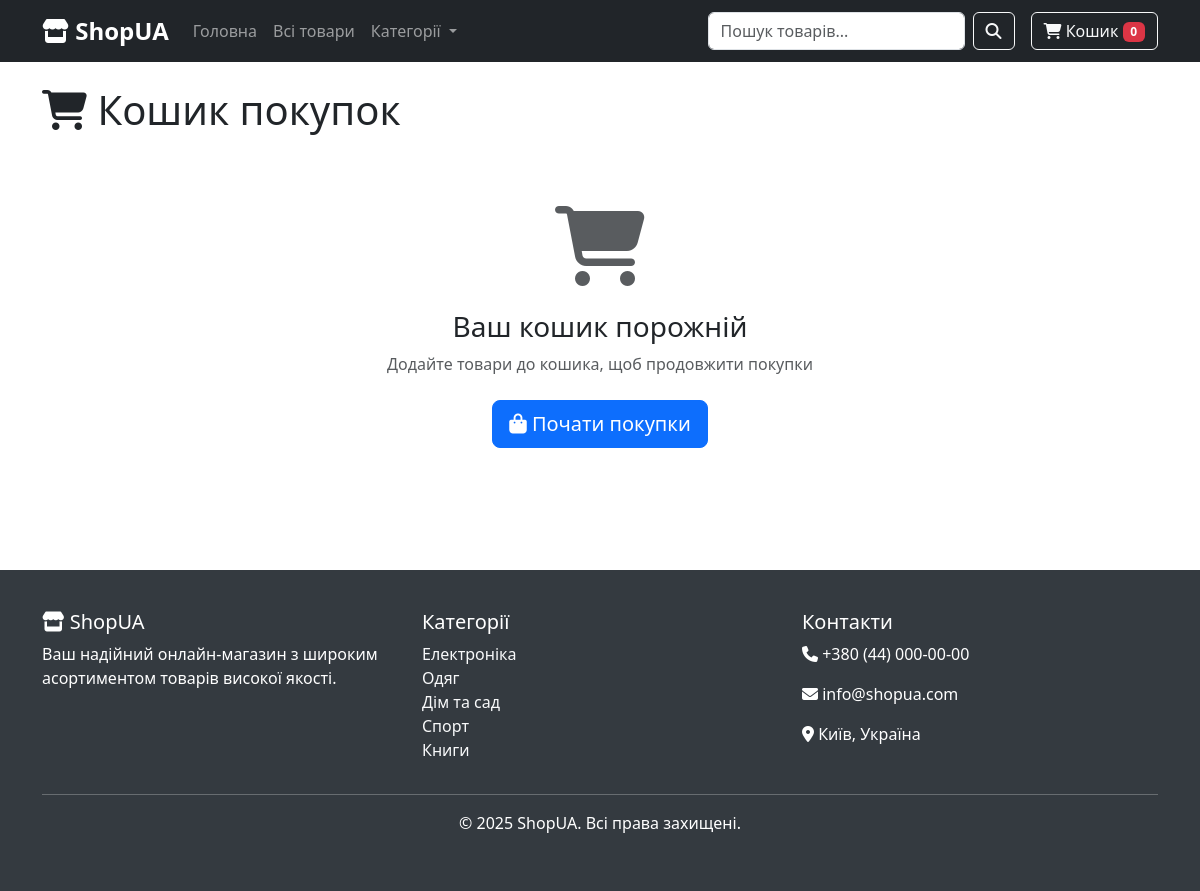
The page /cart on the database its author committed.
### tables this page shows
CREATE TABLE categories (
                id INTEGER PRIMARY KEY AUTOINCREMENT,
                name TEXT NOT NULL UNIQUE,
                description TEXT
            );

### app.py (the view)
@app.route("/cart")
def cart():
    session_id = get_session_id()
    cart_items = db.get_cart_items(session_id)
    cart_total = db.get_cart_total(session_id)
    return render_template("cart.html",
                           cart_items=cart_items,
                           cart_total=cart_total)

### app.py (called while the page is built)
def get_session_id():
    if 'session_id' not in session:
        session['session_id'] = str(uuid.uuid4())
    return session['session_id']

@app.context_processor
def inject_categories():
    return dict(categories=db.get_all_categories())

@app.context_processor
def inject_cart_count():
    session_id = get_session_id()
    cart_count = db.get_cart_count(session_id)
    return dict(cart_count=cart_count)

### data_module.py (called while the page is built)
def connect():
    return sqlite3.connect(DB_NAME)

def get_all_categories():
    with connect() as conn:
        cur = conn.cursor()
        cur.execute('SELECT * FROM categories')
        return cur.fetchall()

def get_cart_items(session_id):
    with connect() as conn:
        cur = conn.cursor()
        cur.execute('''
            SELECT c.id, c.product_id, c.quantity, p.name, p.price, p.description,
                   (c.quantity * p.price) as total_price
            FROM cart c
            JOIN products p ON c.product_id = p.id
            WHERE c.session_id = ?
            ORDER BY c.created_at DESC
        ''', (session_id,))
        return cur.fetchall()

def get_cart_count(session_id):
    with connect() as conn:
        cur = conn.cursor()
        cur.execute('SELECT SUM(quantity) FROM cart WHERE session_id = ?', (session_id,))
        result = cur.fetchone()
        return result[0] if result[0] else 0

def get_cart_total(session_id):
    with connect() as conn:
        cur = conn.cursor()
        cur.execute('''
            SELECT SUM(c.quantity * p.price)
            FROM cart c
            JOIN products p ON c.product_id = p.id
            WHERE c.session_id = ?
        ''', (session_id,))
        result = cur.fetchone()
        return result[0] if result[0] else 0

### templates/cart.html (shortened to what this page needs)
{% extends "base.html" %}
{% block content %}
<div class="container py-4">
    <h1 class="mb-4"><i class="fas fa-shopping-cart"></i> Кошик покупок</h1>
    {% if cart_items %}
    <div class="row">
        <div class="col-lg-8">
            <div class="card">
                <div class="card-body">
                    {% for item in cart_items %}
                    <div class="row align-items-center border-bottom py-3" data-product-id="{{ item[1] }}">
                        <div class="col-md-2">
                            <div class="bg-light d-flex align-items-center justify-content-center" style="height: 80px; width: 80px;">
                                <i class="fas fa-image text-muted"></i>
                            </div>
                        </div>
                        <div class="col-md-4">
                            <h6 class="mb-1">{{ item[3] }}</h6>
                            <p class="text-muted mb-0 small">{{ item[5][:50] + '...' if item[5] and item[5]|length > 50 else (item[5] or '') }}</p>
                        </div>
                        <div class="col-md-2">
                            <span class="fw-bold">{{ item[4] }} ₴</span>
                        </div>
                        <div class="col-md-2">
                            <div class="input-group input-group-sm">
                                <button class="btn btn-outline-secondary quantity-btn" type="button" data-action="decrease">-</button>
                                <input type="number" class="form-control text-center quantity-input" value="{{ item[2] }}" min="1" max="99">
                                <button class="btn btn-outline-secondary quantity-btn" type="button" data-action="increase">+</button>
                            </div>
                        </div>
                        <div class="col-md-1">
                            <span class="fw-bold item-total">{{ item[6] }} ₴</span>
                        </div>
                        <div class="col-md-1">
                            <button class="btn btn-outline-danger btn-sm remove-item" title="Видалити">
                                <i class="fas fa-trash"></i>
                            </button>
                        </div>
                    </div>
                    {% endfor %}
                </div>
            </div>
            <div class="mt-3">
                <a href="{{ url_for('products') }}" class="btn btn-outline-primary">
                    <i class="fas fa-arrow-left"></i> Продовжити покупки
                </a>
                <button class="btn btn-outline-secondary ms-2" onclick="clearCart()">
                    <i class="fas fa-trash"></i> Очистити кошик
                </button>
            </div>
        </div>
        <div class="col-lg-4">
            <div class="card">
                <div class="card-header">
                    <h5 class="mb-0">Підсумок замовлення</h5>
                </div>
                <div class="card-body">
                    <div class="d-flex justify-content-between mb-2">
                        <span>Товарів у кошику:</span>
                        <span id="cart-count">{{ cart_items|length }}</span>
                    </div>
                    <div class="d-flex justify-content-between mb-2">
                        <span>Вартість товарів:</span>
                        <span id="subtotal">{{ total }} ₴</span>
                    </div>
                    <div class="d-flex justify-content-between mb-2">
                        <span>Доставка:</span>
                        <span id="delivery-cost">
                            {{ 'Безкоштовно' if total >= 1000 else '150 ₴' }}
                        </span>
                    </div>
                    <hr>
                    <div class="d-flex justify-content-between mb-3">
                        <strong>До сплати:</strong>
                        <strong id="total-cost">{{ total + (0 if total >= 1000 else 150) }} ₴</strong>
                    </div>
                    <a href="{{ url_for('checkout') }}" class="btn btn-success w-100 btn-lg">
                        <i class="fas fa-credit-card"></i> Оформити замовлення
                    </a>
                </div>
            </div>
            <div class="card mt-3">
                <div class="card-body">
                    <h6>Промокод</h6>
                    <div class="input-group">
                        <input type="text" class="form-control" placeholder="Введіть промокод" id="promo-code">
                        <button class="btn btn-outline-primary" onclick="applyPromoCode()">Застосувати</button>
                    </div>
                </div>
            </div>
        </div>
    </div>
    {% else %}
    <div class="text-center py-5">
        <div class="mb-4">
            <i class="fas fa-shopping-cart fa-5x text-muted"></i>
        </div>
        <h3>Ваш кошик порожній</h3>
        <p class="text-muted mb-4">Додайте товари до кошика, щоб продовжити покупки</p>
        <a href="{{ url_for('products') }}" class="btn btn-primary btn-lg">
            <i class="fas fa-shopping-bag"></i> Почати покупки
        </a>
    </div>
    {% endif %}
</div>
{% endblock %}

### templates/base.html (shortened to what this page needs)
<!DOCTYPE html>
<html lang="uk">
<head>
    <link href="https://cdnjs.cloudflare.com/ajax/libs/bootstrap/5.3.0/css/bootstrap.min.css" rel="stylesheet">
    <link href="https://cdnjs.cloudflare.com/ajax/libs/font-awesome/6.4.0/css/all.min.css" rel="stylesheet">
</head>
<body>
    <nav class="navbar navbar-expand-lg navbar-dark bg-dark sticky-top">
        <div class="container">
            <a class="navbar-brand" href="{{ url_for('mainlink') }}">
                <i class="fas fa-store"></i> ShopUA
            </a>
            <div class="collapse navbar-collapse" id="navbarNav">
                <ul class="navbar-nav me-auto">
                    <li class="nav-item">
                        <a class="nav-link" href="{{ url_for('mainlink') }}">Головна</a>
                    </li>
                    <li class="nav-item">
                        <a class="nav-link" href="{{ url_for('products') }}">Всі товари</a>
                    </li>
                    <li class="nav-item dropdown">
                        <a class="nav-link dropdown-toggle" href="#" role="button" data-bs-toggle="dropdown">
                            Категорії
                        </a>
                    </li>
                </ul>
                <form class="d-flex me-3" method="GET" action="{{ url_for('search') }}">
                    <input class="form-control me-2" type="search" name="q" placeholder="Пошук товарів..." aria-label="Search">
                    <button class="btn btn-outline-light" type="submit">
                        <i class="fas fa-search"></i>
                    </button>
                </form>
                <div class="d-flex">
                    <a href="#" class="btn btn-outline-light">
                        <i class="fas fa-shopping-cart"></i> Кошик <span class="badge bg-danger">0</span>
                    </a>
                </div>
            </div>
        </div>
    </nav>
    <main>
        {% block content %}{% endblock %}
    </main>
    <footer class="footer">
        <div class="container">
            <div class="row">
                <div class="col-md-4">
                    <h5><i class="fas fa-store"></i> ShopUA</h5>
                    <p>Ваш надійний онлайн-магазин з широким асортиментом товарів високої якості.</p>
                </div>
                <div class="col-md-4">
                    <h5>Категорії</h5>
                    <ul class="list-unstyled">
                        {% if categories %}
                            {% for category in categories[:5] %}
                            <li><a href="{{ url_for('category_products', category_id=category[0]) }}" class="text-light text-decoration-none">{{ category[1] }}</a></li>
                            {% endfor %}
                        {% endif %}
                    </ul>
                </div>
                <div class="col-md-4">
                    <h5>Контакти</h5>
                    <p><i class="fas fa-phone"></i> +380 (44) 000-00-00</p>
                    <p><i class="fas fa-envelope"></i> info@shopua.com</p>
                    <p><i class="fas fa-map-marker-alt"></i> Київ, Україна</p>
                </div>
            </div>
            <hr>
            <div class="text-center">
                <p>&copy; 2025 ShopUA. Всі права захищені.</p>
            </div>
        </div>
    </footer>
</body>
</html>

### templates/base.html (style rules this page uses)
.navbar-brand { font-weight: bold; font-size: 1.5rem; }
.footer { background: #343a40; color: white; padding: 40px 0; margin-top: 50px; }

### rows shown on the page
categories: name "Електроніка"
categories: name "Одяг"
categories: name "Дім та сад"
categories: name "Спорт"
categories: name "Книги"
